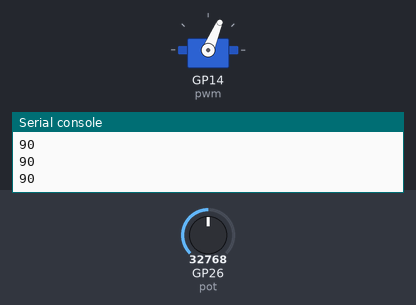
Bench run of a program on a simulated Raspberry Pi Pico running MicroPython. Parts: servo, the last lines printed to the serial console. The inputs (shaded band) are chosen by the test bench; at power-on: GP26 (pot) = 32768 (analog values on the 0–65535 scale). Servo angles are drawn from the pulse width (0.5 ms = 0°, 2.5 ms = 180°).

Above: at 3.2 s.
3.3 s: GP26 (pot) set to 45874
At 3.7 s:
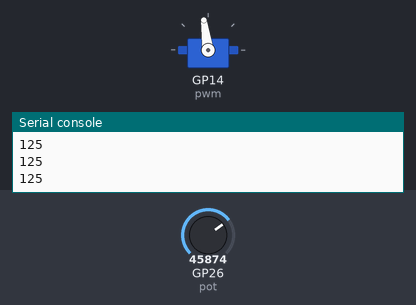
4.8 s: GP26 (pot) set to 57670
At 5.1 s:
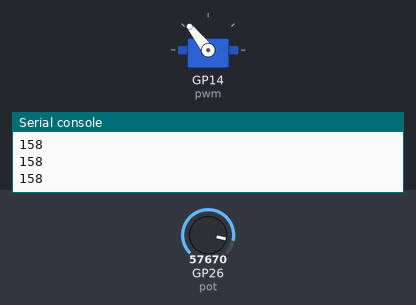
6.3 s: GP26 (pot) set to 19660
At 7.3 s:
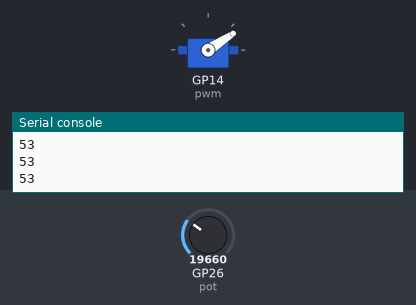
7.8 s: GP26 (pot) set to 7864
At 8.3 s:
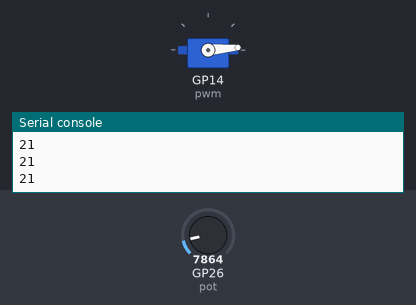
Timing chart, 0 to 10.3 s (numbered marks = the images above; inputs shaded):
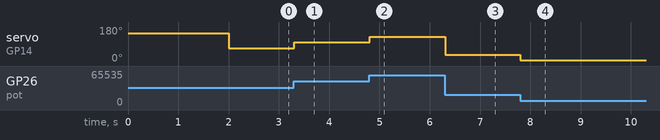

Measured:
- after the input at 3.3 s, servo on GP14 (pwm): 67° → 98° at once
- after the input at 4.8 s, servo on GP14 (pwm): 98° → 128° at once
- after the input at 6.3 s, servo on GP14 (pwm): 128° → 33° at once
- after the input at 7.8 s, servo on GP14 (pwm): 33° → 5° at once

The program:

move_it.py
```python
"""
Demo Four: Move a servo with a knob
"""
from time import sleep
from machine import ADC, Pin, PWM
from servo import Servo

# the potentiometer is on pin 26
pot = ADC(26)

# create a PWM object using pin 14
pwm = PWM(Pin(14))
pwm.freq(50)

# create a servo object using the PWM object
servo = Servo(pwm)

# move the servo to 0 degrees and wait 1 second
servo.set_servo(0)
sleep(1)

# move the servo to 180 degrees and wait 1 second
servo.set_servo(180)
sleep(1)

# an infinite loop that reads the potentiometer then
# converts the ADC value to degrees and moves the servo
while True:
    pot_val = pot.read_u16()

    # avoid divide by zero error
    if pot_val == 0:
        deg = 0
    else:
        deg = pot_val * 180 // 65536

    # print the degrees and move the servo
    print(deg)
    servo.set_servo(deg)

    # a short delay to allow the servo to complete its movement
    sleep(.01)
```

servo.py
```python
"""
My own very simple Servo driver object
"""
class Servo:

    def __init__ (self, pwm):
        self.pwm = pwm

    """
    Convert 0-180 degrees to the corresponding PWM duty cycle
    and set the duty cycle to move the servo. I experimented
    with the servo to find the actual min/max it would react to
    """

    def _convert(self, x, in_min=0, in_max=180, out_min=1130, out_max=7000):
        # bounds checking
        if in_min < 0:
            in_min = 0
        if in_max > 180:
            in_max = 180

        if x < in_min:
            x = in_min
        if x > in_max:
            x = in_max

        if out_min < 1130:
            out_min = 1130
        if out_max > 7000:
            out_max = 7000

        # do the math ... return the duty cycle as an integer
        return (x - in_min) * (out_max - out_min) // (in_max - in_min) + out_min

    # call the convert function and move the servo
    def set_servo(self, degrees):
        self.pwm.duty_u16(self._convert(degrees))
```
